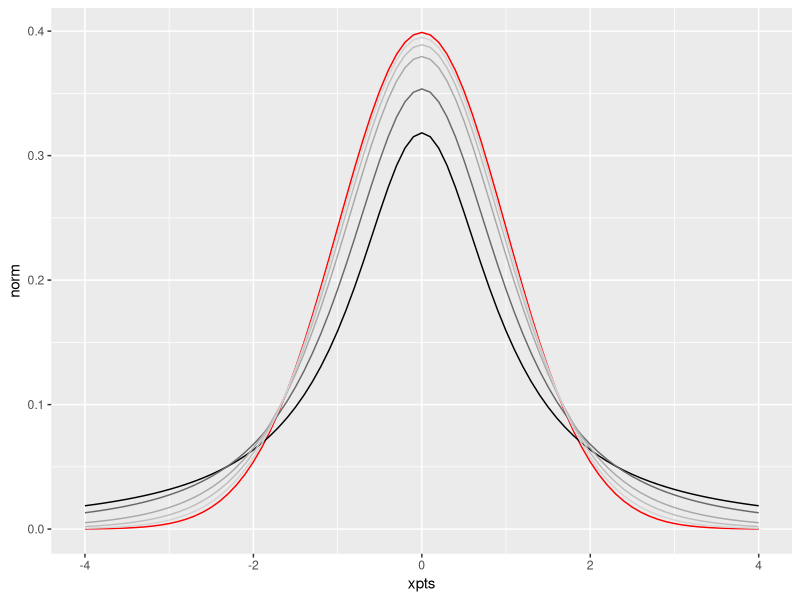
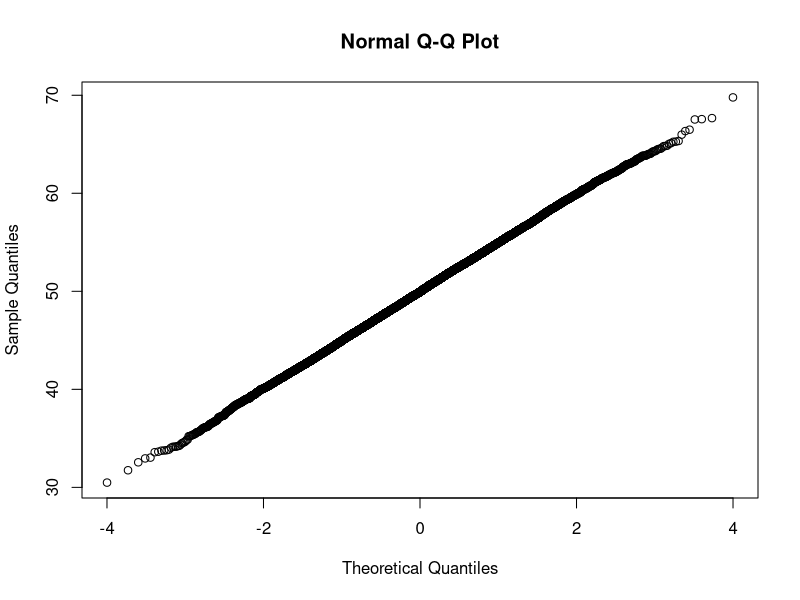
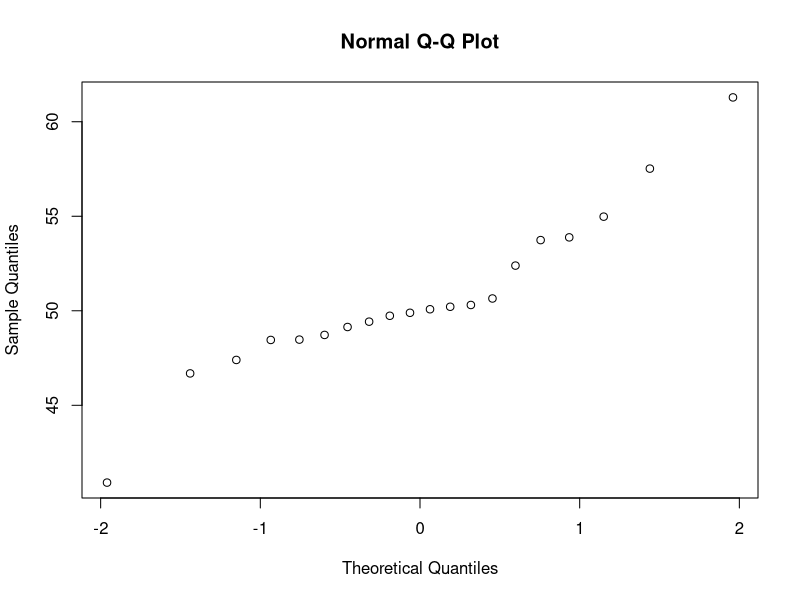
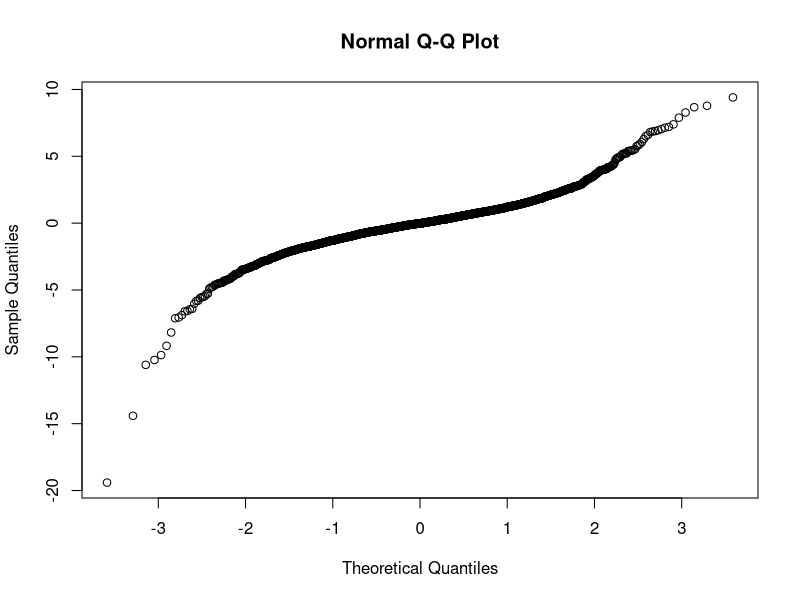
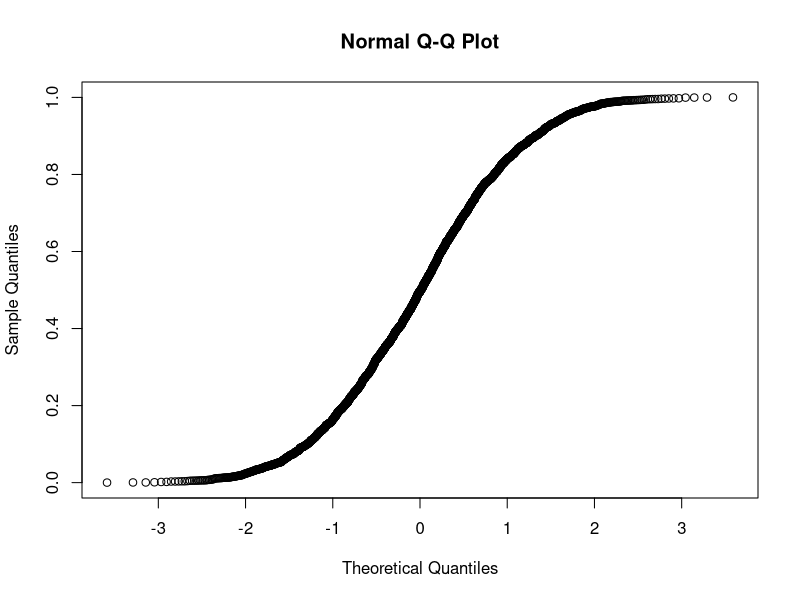
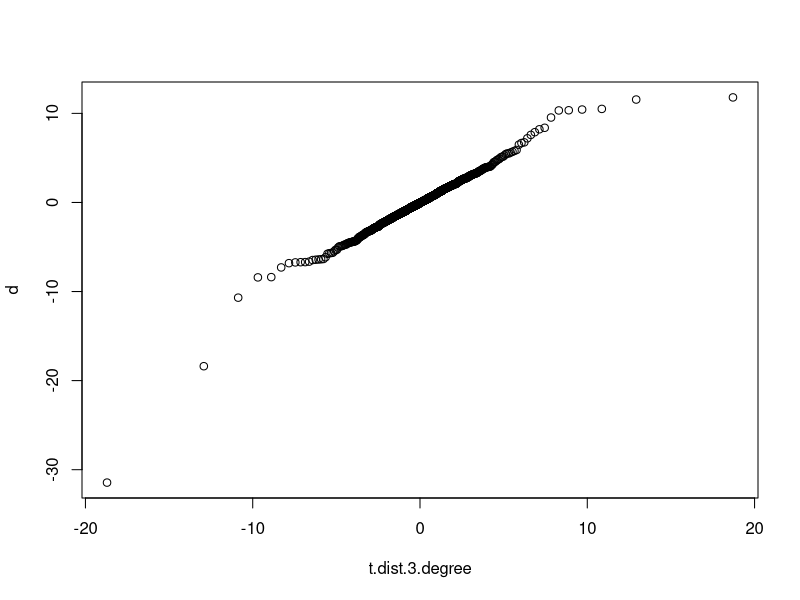

These figures' R source, in order:
## ---- chunk 1
knitr::opts_chunk$set(echo = TRUE)
library(data.table)
library(ggplot2)
## ---- chunk 2
qnorm(2.5/100)

qnorm(0.1)

qt((1-.83)/2, 12-1)
## ---- chunk 3

d <- data.table(xpts= seq(-4,4,by=0.1))

d[,norm:=dnorm(xpts)]

ds <- c(1,2, 5, 10, 25, 50, 100)

for(ii in ds){
    d[,paste("t",ii,sep=""):=dt(xpts,df = ii)]
}

ggplot() + 
  geom_line(data = d, aes(x = xpts, y = norm), color = "red") +
  geom_line(data = d, aes(x = xpts, y = t1), color = "black") +
  geom_line(data = d, aes(x = xpts, y = t2), color = "dimgrey") +
  geom_line(data = d, aes(x = xpts, y = t5), color = "darkgrey") +
  geom_line(data = d, aes(x = xpts, y = t10), color = "grey") + 
  geom_line(data = d, aes(x = xpts, y = t25), color = "lightgrey") 
## ---- chunk 4
a <- rnorm(15737, mean =50, sd=5)

qqnorm(a)
## ---- chunk 5
a <- rnorm(20, mean =50, sd=5)

qqnorm(a)
## ---- chunk 6
a <- rt(3000,3)

qqnorm(a)
## ---- chunk 7
a <- runif(3000)

qqnorm(a)
## ---- chunk 8
#ppoints makes the quantiles that you plug into a given distribution. It's used under the hood in qqnorm()
  #Try running ppoints(20)
ppoints(20)

#say we have some data (in this case the data follows a 3 df t distribution)
d <- rt(3000, df=3)

#get the length of the data
n_spl <- length(d)

#get equally spaced cumulative probabiliies
spaces <- ppoints(n_spl)

#get the T values associated with those cumulative probabilites
  # note the '.' is treated like any other character in R. It's like a '_'
t.dist.3.degree <- qt(spaces,df=3)

qqplot(x=t.dist.3.degree, y=d)


